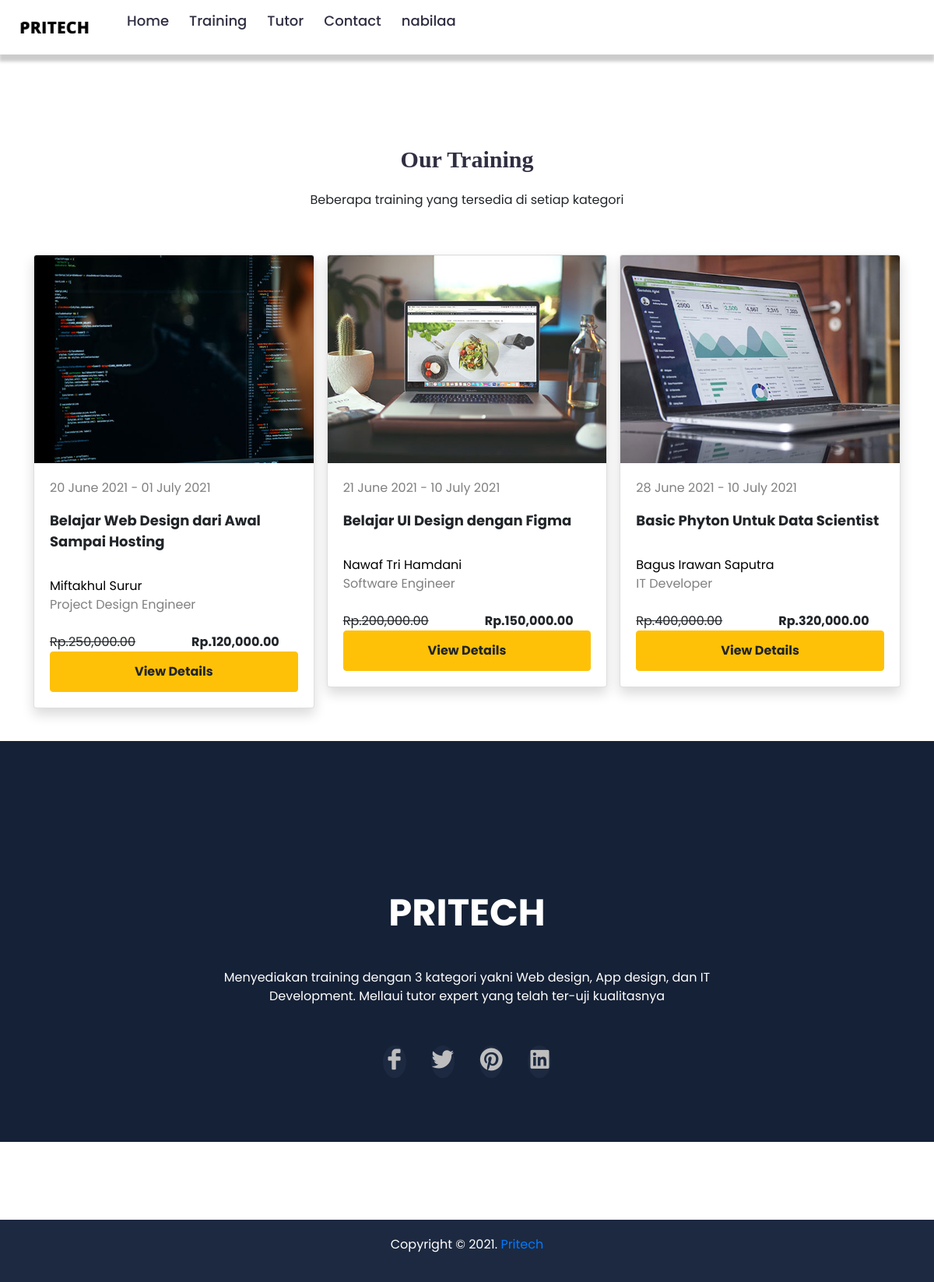
Screenshot of /haltraining.php (signed in) with the database file from the repository.
### tables this page shows
CREATE TABLE `course` (
  `course_id` int(10) NOT NULL,
  `tutor_id` int(10) NOT NULL,
  `ahli_id` int(10) NOT NULL,
  `harga_asli` float DEFAULT NULL,
  `harga_diskon` float DEFAULT NULL,
  `judul` varchar(521) DEFAULT NULL,
  `course_code` varchar(50) NOT NULL,
  `tanggal` date NOT NULL DEFAULT current_timestamp(),
  `tanggal_end` date DEFAULT current_timestamp(),
  `slot` int(100) DEFAULT NULL,
  `gambar` varchar(50) NOT NULL,
  `software` varchar(50) NOT NULL,
  `deskripsi_co` varchar(5000) NOT NULL
);

CREATE TABLE `tutors` (
  `tutor_id` int(10) NOT NULL,
  `ahli_id` int(30) NOT NULL,
  `nama` varchar(30) NOT NULL,
  `pekerjaan` varchar(30) NOT NULL,
  `star` double NOT NULL,
  `foto` varchar(50) NOT NULL,
  `deskripsi` varchar(521) NOT NULL
);

### haltraining.php (the view, shortened to what this page needs)
<?php
if (isset($_SESSION['id_user']) && isset($_SESSION['username'])) {
 ?>
<!DOCTYPE html>
<html lang="en">
<head>
    <link rel="stylesheet" href="assets/css/bootstrap.min.css">
    <link rel="stylesheet" href="assets/css/LineIcons.css">
    <link rel="stylesheet" href="assets/css/magnific-popup.css">
    <link rel="stylesheet" href="assets/css/default.css">
    <link rel="stylesheet" href="assets/css/slick.css">
    <link rel="stylesheet" href="assets/css/owl.carousel.css"/>
    <link rel="stylesheet" href="https://cdnjs.cloudflare.com/ajax/libs/font-awesome/5.8.2/css/all.css" />
    <link rel="stylesheet" href="https://stackpath.bootstrapcdn.com/bootstrap/4.3.1/css/bootstrap.min.css">
    <link rel="stylesheet" href="styletrain.css">
</head>
<body>
    <section id="awal">
    <div class="wrapper">
    <nav>
      <div class="content">
      <div class="logo"><a href='#' ><img src="dia.png" class="logo"></a></div>
        <ul class="links">
          <li><a href="utama.php">Home</a></li>
          <li><a href="haltraining.php">Training</a></li>
          <li><a href="haltutor.php">Tutor</a></li>
          <li><a href="utama.php?#contact">Contact</a></li>
          <?php if(isset($_SESSION['id_user'])) { ?>
          <li>
            <a href="#" class="desktop-link"><?php echo $_SESSION['username'];
                        ?></a>
            <?php } else { ?>
                    <li><a href="#">Sign Up</a></li>
                    <?php } ?>
          </li>
        </ul>
      </div>
    </nav>
  </div>
    </section>
    <section class="course-section spad pb-0">
        <div class="container">
        <div class="tengah">
            <div class="kolom">
             <h2>Our Training</h2>
              <p>Beberapa training yang tersedia di setiap kategori</p>
            </div>
        </div>
        <div class="course-warp">
        <div class="row course-items-area">
        <?php
        include('koneksi.php');
        $result = mysqli_query($koneksi,"SELECT * FROM course
                INNER JOIN tutors ON course.tutor_id = tutors.tutor_id
                INNER JOIN kategori_ahli ON course.ahli_id = kategori_ahli.ahli_id");
        while ($row = $result->fetch_assoc()):
        ?>
        <div class=" col-8 col-md-4 col-sm-4 col-lg-4 collum p-2 my-3 my-md-0 ">
            <div class="card-deck">
            <div class="course-item">
                <div class="card shadow">
                <div>
                <img src="course/<?php echo $row['gambar']; ?>" class="img-fluid card-img-top" height="250">
                </div>
                <div class="card-body">
                    <font color="grey" size="3"><p class="card-text 6 text-light-0 text-spacegray"><?php echo date('d F Y', strtotime($row["tanggal"]));?> - <?php echo date('d F Y', strtotime($row["tanggal_end"]));?></p></font><br>
                    <font size="4"><p class="text-8 title mt-n2"><b><?= $row['judul'] ?></b></p></font>
                    <font color="black" size="3" ><p class="card-text 6 mt-n2">
                       <br><?= $row['nama'] ?><br>
                    </p></font>
                    <font color="grey" size="3" ><p class="card-text 6 text-light-0 text-spacegray">
                       <?= $row['pekerjaan'] ?>
                    </p></font>
                    <br><h7>
                    <s class="text-secondary\">Rp.<?= number_format($row['harga_asli'],2) ?></s>
                    <span class="price"><b>&nbsp;&nbsp;&nbsp;&nbsp;&nbsp;&nbsp;&nbsp;&nbsp;&nbsp;&nbsp;&nbsp;&nbsp;&nbsp;&nbsp;&nbsp;&nbsp;&nbsp;&nbsp;&nbsp;&nbsp;Rp.<?= number_format($row['harga_diskon'],2) ?></b></span>
                    </h7>
                 <form action="" class="form-submit">
                <button class="btn btn-warning btn-block add-to-cart"><a href="detailcourse.php?course_id=<?php echo $row['course_id']; ?> " id="course_id" class="btn btn-warning btn-block add-to-cart"><b>View Details</b></a></button>
                </div>
                </div>
        </div>
        </div>
    </div>
        <?php endwhile; ?>
        </div>
    </div>
    <br>
    </div>
    </section>
    <footer id="footer" class="footer-area">
        <div class="footer-widget pt-50 pb-50">
            <div class="container">
                <div class="row justify-content-center">
                    <div class="col-lg-8">
                        <div class="footer-content text-center">
                            <a href="#">
                                <font size="18"><p class="mt-"><b>PRITECH</p></b></font>
                            </a>
                            <p class="mt-">Menyediakan training dengan 3 kategori yakni Web design, App design, dan IT Development. Mellaui tutor expert yang telah ter-uji kualitasnya</p>
                            <ul>
                                <li><a href="#"><i class="lni-facebook-filled"></i></a></li>
                                <li><a href="#"><i class="lni-twitter-original"></i></a></li>
                                <li><a href="#"><i class="lni-pinterest"></i></a></li>
                                <li><a href="#"><i class="lni-linkedin-original"></i></a></li>
                            </ul>
                        </div>
                    </div>
                </div>
            </div>
        </div>
        <div class="footer-copyright pb-20">
            <div class="container">
                <div class="row">
                    <div class="col-lg-12">
                        <div class="copyright-text text-center pt-20">
                            <p>Copyright © 2021. <a href="#">Pritech </a></p>
                        </div>
                    </div>
                </div>
            </div>
        </div>
    </footer>
</body>
</html>
<?php
}
?>

### assets/css/default.css (style rules this page uses)
.pt-20 { padding-top: 20px; }
.pt-50 { padding-top: 50px; }
.pb-20 { padding-bottom: 20px; }
.pb-50 { padding-bottom: 50px; }

### styletrain.css (style rules this page uses)
* { margin: 0; padding: 0; box-sizing: border-box; font-family: 'Poppins', sans-serif; }
section { position: relative; width: 100%; display: flex; justify-content: space-between; align-items: center; background-color: #fff; margin-bottom: 10px; padding-top: 10px; }
.wrapper nav { position: relative; display: flex; margin: 0 auto; height: 70px; align-items: center; justify-content: space-between; position:fixed; z-index:9999; top: 0; left: 0; width: 100%; height: 70px; padding: 20px 70px; background-color: #fff; box-shadow: 0px 8px 4px 1px rgba(0,0,0,0.2); }
nav .content { display: flex; align-items: center; }
nav .content .links { display: flex; margin-left: 700px; }
.content .logo { position: relative; max-width: 100px; }
.content .logo a { position: relative; max-width: 10px; }
.content .links li { list-style: none; line-height: 40px; }
.content .links li a, .content .links li label { font-size: 18px; font-weight: 500; padding: 5px 15px; border-radius: 10px; transition: all 0.3s ease; display: inline-block; color: #2F2E41; text-decoration: none; }
@media screen and (max-width: 1250px) { .wrapper nav { max-width: 100%; padding: 0 20px; } }
@media screen and (max-width: 1250px) { nav .content .links { margin-left: 30px; } }
@media screen and (max-width: 1250px) { .content .links li a { padding: 8px 13px; } }
.tengah { text-align: center; width: 100%; background-color: }
.kolom { margin-top: 50px; margin-bottom: 50px; }
h2 { font-family: 'comic sans ms'; font-weight: 800; font-size: 30px; margin-bottom: 15px; color: #2F2E41; width: 100%; line-height: 50px; margin-top: 50px; }
.container { margin-top: 100px; }
.course-warp { max-width: 1559px; padding: 0 5px; margin: 0 auto -30px; }
.course-item { margin-bottom: 30px; }
.footer-widget { background-color: #152136; }
.footer-content p { color: #fff; margin-top: 35px; }
.footer-content ul { margin-top: 35px; }
.footer-content ul li { display: inline-block; margin: 0 14px; }
.footer-content ul li a { font-size: 30px; width: 74px; height: 70px; line-height: 74px; text-align: center; border-radius: 50%; color: #bebebe; background-color: #1c2940; -webkit-transition: all 0.3s ease-out 0s; -moz-transition: all 0.3s ease-out 0s; -ms-transition: all 0.3s ease-out 0s; -o-transition: all 0.3s ease-out 0s; transition: all 0.3s ease-out 0s; }
.footer-copyright { background-color: #1c2940; }
.footer-copyright .copyright-text p { color: #fff; }

### rows the page displays
course: gambar (picture), tanggal "20 June 2021", tanggal_end "01 July 2021", judul "Belajar Web Design dari Awal Sampai Hosting", tutor.nama "Miftakhul Surur", tutor.pekerjaan "Project Design Engineer", harga_asli "250,000.00", harga_diskon "120,000.00"
course: gambar (picture), tanggal "21 June 2021", tanggal_end "10 July 2021", judul "Belajar UI Design dengan Figma", tutor.nama "Nawaf Tri Hamdani", tutor.pekerjaan "Software Engineer", harga_asli "200,000.00", harga_diskon "150,000.00"
course: gambar (picture), tanggal "28 June 2021", tanggal_end "10 July 2021", judul "Basic Phyton Untuk Data Scientist", tutor.nama "Bagus Irawan Saputra", tutor.pekerjaan "IT Developer", harga_asli "400,000.00", harga_diskon "320,000.00"

### other values shown
$_SESSION['username'] "nabilaa"
